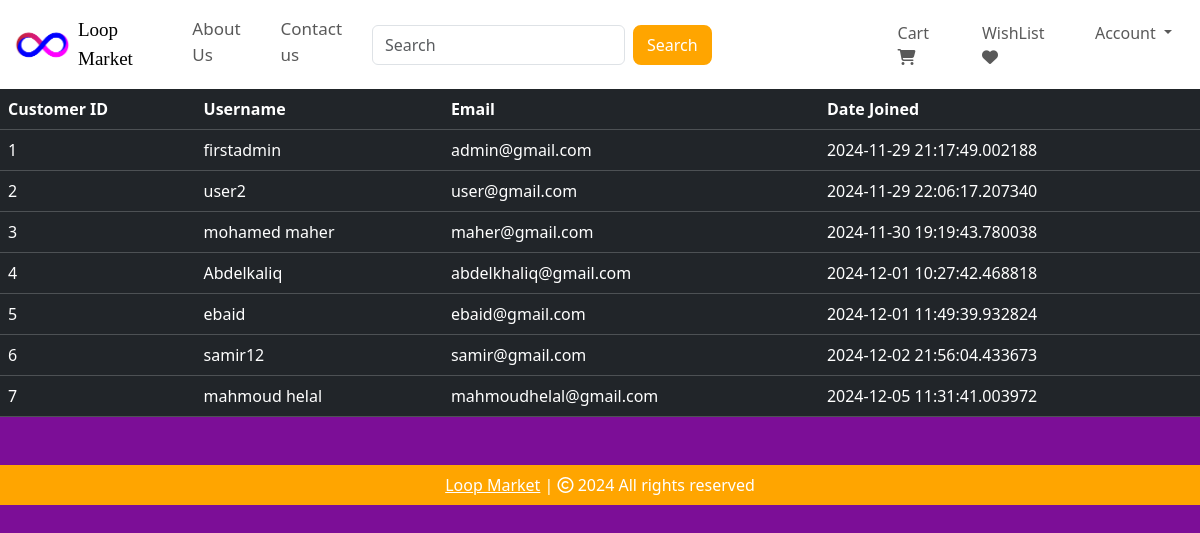
The page /customers (signed in) on the database as committed earlier.
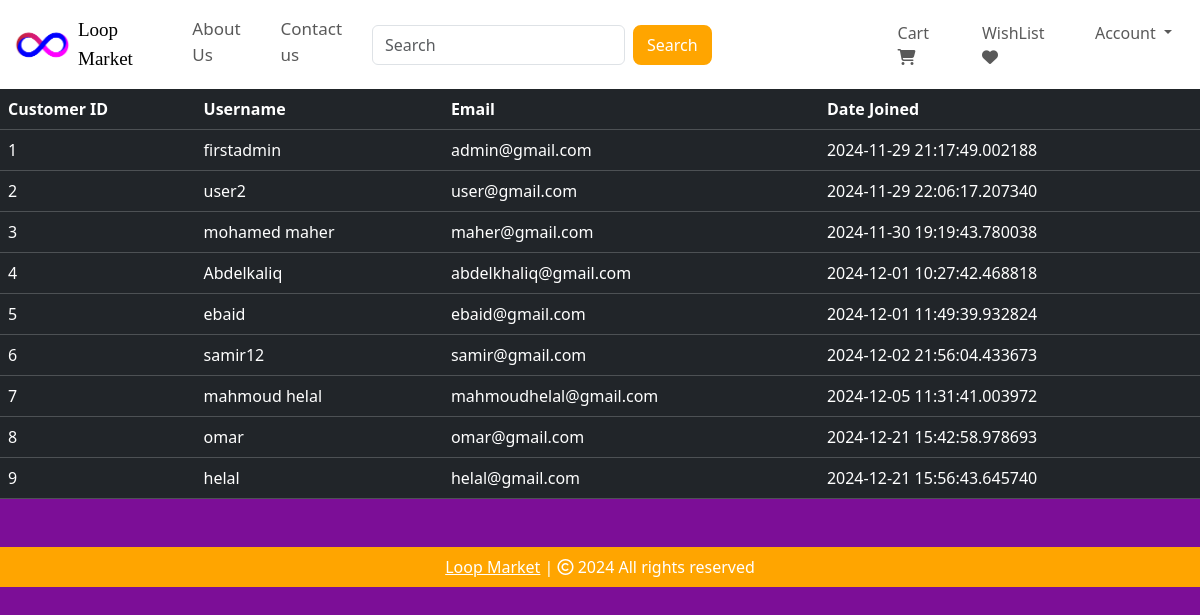
The same page on the database as committed later.
### models.py (models this page shows, shortened)
class Customer(db.Model, UserMixin):
    id = db.Column(db.Integer, primary_key=True)
    email = db.Column(db.String(100), unique=True)
    username = db.Column(db.String(100))
    password_hash = db.Column(db.String(150))
    date_joined = db.Column(db.DateTime(), default=datetime.utcnow)
    cart_items = db.relationship('Cart', backref=db.backref('customer', lazy=True))
    orders = db.relationship('Order', backref=db.backref('customer', lazy=True))
    @property
    def password(self):
        raise AttributeError('Password is not a readable Attribute')

### admin.py (the view)
@admin.route('/customers')
@login_required
def display_customers():
    if current_user.id == 1:
        customers = Customer.query.all()
        return render_template('customers.html', customers=customers)
    return render_template('404.html')

### __init_py__.py (called while the page is built)
def create_app():
    app = Flask(__name__)
    app.config['SECRET_KEY'] = 'LOOPmarket@203'
    app.config['SQLALCHEMY_DATABASE_URI'] = f'sqlite:///{DB_NAME}'
    db.init_app(app)
    @app.errorhandler(404)
    def page_not_found(error):
        return render_template('404.html')
    login_manager = LoginManager()
    login_manager.init_app(app)
    login_manager.login_view = 'auth.login'
    @login_manager.user_loader
    def load_user(id):
        return Customer.query.get(int(id))
    from views import views
    from auth import auth
    from admin import admin
    from models import Customer, Cart, Product, Order, Wishlist
    app.register_blueprint(views,url_prefix="/")
    app.register_blueprint(auth,url_prefix="/")
    app.register_blueprint(admin,url_prefix="/")
    with app.app_context():
        create_database()
    return app

### templates/customers.html (shortened to what this page needs)
{% extends 'base.html' %}
{% block body %}
<table class="table table-dark table-hover">
    <thead>
        <tr>
            <th scope="col">Customer ID</th>
            <th scope="col">Username</th>
            <th scope="col">Email</th>
            <th scope="col">Date Joined</th>
        </tr>
    </thead>
    <tbody>
        {% for customer in customers %}
        <tr>
        <td>{{ customer.id }}</td>
        <td>{{ customer.username }}</td>
        <td>{{ customer.email }}</td>
        <td>{{ customer.date_joined }}</td>
        </tr>
        {% endfor %}
    </tbody>
</table>
{% endblock %}

Rows that differ between the two databases and show on the page:
added Customer: id "8", username "omar", email "omar@gmail.com", date_joined "2024-12-21 15:42:58.978693"
added Customer: id "9", username "helal", email "helal@gmail.com", date_joined "2024-12-21 15:56:43.645740"
